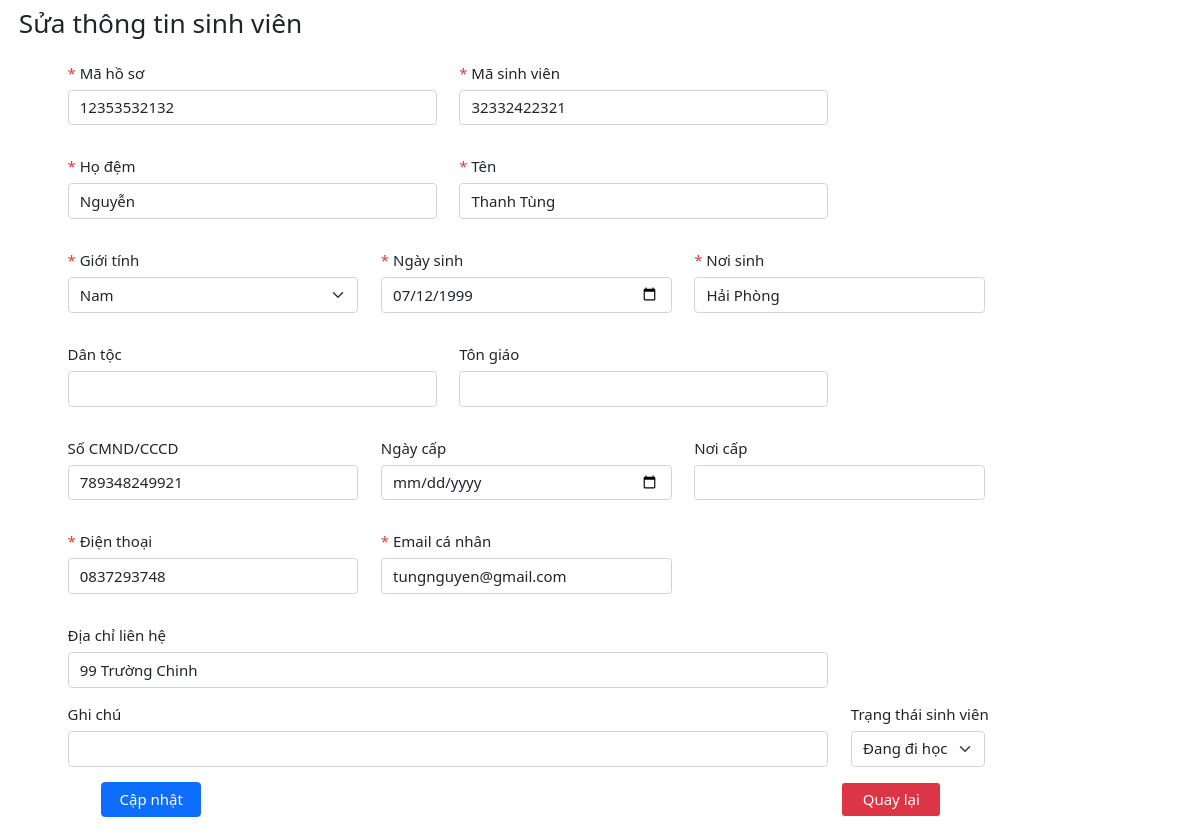
Screenshot of /api/edit.php?id=32332422321 with the database file from the repository.
### tables this page shows
CREATE TABLE `list_student` (
  `STT` int(20) NOT NULL,
  `ma_ho_so` varchar(20) NOT NULL,
  `ma_sinh_vien` varchar(255) NOT NULL,
  `ho` varchar(200) NOT NULL,
  `ten` varchar(255) NOT NULL,
  `gioi_tinh` varchar(200) NOT NULL,
  `ngay_sinh` varchar(200) NOT NULL,
  `SDT` varchar(20) NOT NULL,
  `Email` varchar(200) NOT NULL,
  `noi_sinh` varchar(200) NOT NULL,
  `cmnd_cccd` varchar(20) NOT NULL,
  `dia_chi` varchar(200) NOT NULL,
  `hanh_dong` varchar(200) NOT NULL
);

### api/edit.php (the view, shortened to what this page needs)
<?php
    include "../config/db.php";
    $ma_sinh_vien = $_GET['id'];
    $query = mysqli_query($connect, "SELECT * FROM `list_student` where ma_sinh_vien = '$ma_sinh_vien'");
    $row = mysqli_fetch_array($query);
?>
<div class="container-fluid">
        <h3 class="mx-2 mt-2">Sửa thông tin sinh viên</h3>
        <form class="row g-6 mx-5" method="POST" action="update.php?id=<?php echo $ma_sinh_vien; ?>">
            <div class="col-5 my-3">
              <label for="inputMaHoSo" class="form-label"><span>*</span> Mã hồ sơ</label>
              <input name="ma_ho_so" value="<?php echo $row['ma_ho_so']; ?>" onkeyup="check()" type="text" class="form-control" id="inputMaHoSo" required>
            </div>
            <div class="col-5 my-3">
              <label for="inputMaSinhVien" class="form-label"><span>*</span> Mã sinh viên</label>
              <input name="ma_sinh_vien" value="<?php echo $row['ma_sinh_vien']; ?>" type="text" class="form-control" id="inputMaSinhVien" required>
            </div>
            <div class="col-5 my-3">
                <label for="inputHoDem" class="form-label"><span>*</span> Họ đệm</label>
                <input name="ho_dem" value="<?php echo $row['ho']; ?>"  type="text" class="form-control" id="inputHoDem" required>
            </div>
            <div class="col-5 my-3">
                <label for="inputTen" class="form-label"><span>*</span> Tên</label>
                <input name="ten" value="<?php echo $row['ten']; ?>" type="text" class="form-control" id="inputTen" required>
            </div>
            <div class="col-4 my-3">
                <label for="inputGioiTinh" class="form-label"><span>*</span> Giới tính</label>
                <select name="gioi_tinh" value="<?php echo $row['gioi_tinh']; ?>" id="inputGioiTinh" class="form-select" required>
                  <option>Nam</option>
                </select>
            </div>
            <div class="col-4 my-3">
                <label for="inputNgaySinh" class="form-label"><span>*</span> Ngày sinh</label>
                <input name="ngay_sinh" value="<?php echo $row['ngay_sinh']; ?>" type="date" class="form-control" id="inputNgaySinh" required>
            </div>
            <div class="col-4 my-3">
                <label for="inputNoiSinh" class="form-label"><span>*</span> Nơi sinh</label>
                <input name="noi_sinh" value="<?php echo $row['noi_sinh']; ?>" type="text" class="form-control" id="inputNoiSinh" required>
            </div>
            <div class="col-5 my-3">
                <label for="inputDanToc" class="form-label"> Dân tộc</label>
                <input type="text" class="form-control" id="inputDanToc">
            </div>
            <div class="col-5 my-3">
                <label for="inputTonGiao" class="form-label"> Tôn giáo</label>
                <input type="text" class="form-control" id="inputTonGiao">
            </div>
            <div class="col-4 my-3">
                <label for="inputCmnd" class="form-label"> Số CMND/CCCD</label>
                <input name="cmnd_cccd" value="<?php echo $row['cmnd_cccd']; ?>" type="number" class="form-control" id="inputCmnd">
            </div>
            <div class="col-4 my-3">
                <label for="inputNgayCap" class="form-label"> Ngày cấp</label>
                <input type="date" class="form-control" id="inputNgayCap">
            </div>
            <div class="col-4 my-3">
                <label for="inputNoiCap" class="form-label"> Nơi cấp</label>
                <input type="text" class="form-control" id="inputNoiCap">
            </div>
            <div class="col-4 my-3">
                <label for="inputSDT" class="form-label"><span>*</span> Điện thoại</label>
                <input name="sdt" value="<?php echo $row['SDT']; ?>" onkeyup="check()" type="number" class="form-control" id="inputSDT">
            </div>
            <div class="col-4 my-3">
                <label for="inputEmail" class="form-label"><span>*</span> Email cá nhân</label>
                <input name="email" value="<?php echo $row['Email']; ?>" onkeyup="check()" type="email" class="form-control" id="inputEmail" required>
            </div>
            <div class="col-10 my-3">
                <label for="inputDiaChi" class="form-label"> Địa chỉ liên hệ</label>
                <input name="dia_chi" value="<?php echo $row['dia_chi']; ?>" type="text" class="form-control" id="inputDiaChi">
            </div>
            <div class="col-10 mb-3">
                <label for="inputGhiChu" class="form-label"> Ghi chú</label>
                <input type="text" class="form-control" id="inputGhiChu">
            </div>
            <div class="col-2 mb-3">
                <label for="inputTrangThai" class="form-label"> Trạng thái sinh viên</label>
                <select id="inputTrangThai" class="form-select">
                    <option>Đang đi học</option>
                </select>
            </div>
            <div class="col-6 px-5 mb-4 d-flex">
              <button name="submit_form" type="submit" class="btn btn-primary">Cập nhật</button>
            </div>
            <div class="col-6 px-5 mb-4 d-flex justify-content-end">
                <button type="button" class="btn btn-danger border-white" id="submit" onclick="history.back()">Quay lại</button>
              </div>
          </form>
          <link rel="stylesheet" href="../assets/css/add_student.css">
          <link href="https://cdn.jsdelivr.net/npm/bootstrap@5.0.2/dist/css/bootstrap.min.css" rel="stylesheet">
    </div>

### assets/css/add_student.css (style rules this page uses)
* { padding: 0; margin: 0; box-sizing: border-box; font-size: 15px; }
span { color: #d83e3e; }
form { width: 940px; }
.form-control, .form-select { margin-top: -2px; }
.btn { width: 100px; margin-right: 10px; }
.btn-primary { margin-right: -260px; }
label { display: inline-block; width: 150px; }

### rows the page displays
list_student: ma_ho_so "12353532132", ma_sinh_vien "32332422321", ho_dem "Nguyễn", ten "Thanh Tùng", gioi_tinh "Nam", ngay_sinh "07/12/1999", noi_sinh "Hải Phòng", cmnd_cccd "789348249921", sdt "0837293748", email "tungnguyen@gmail.com", dia_chi "99 Trường Chinh"
